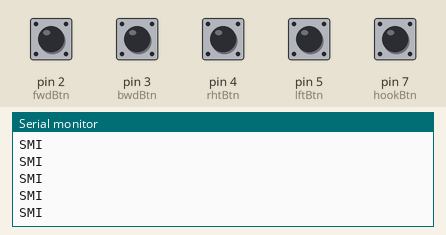
This sketch was run on a simulated Arduino Uno, built with avr-gcc and run on an emulated ATmega328P. On the bench: the last lines printed to the serial monitor. The inputs (shaded band) are chosen by the test bench; at power-on: pin 2 (fwdBtn), pin 3 (bwdBtn), pin 4 (rhtBtn), pin 5 (lftBtn), pin 7 (hookBtn) HIGH.

Above: at 1.2 s.
1.3 s: pin 2 (fwdBtn) pulled LOW for 0.15 s
At 1.33 s:
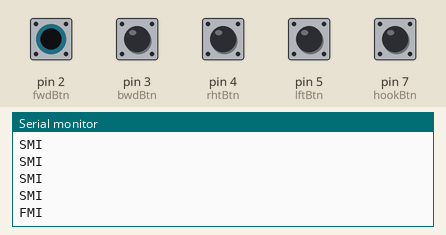
2.9 s: pin 3 (bwdBtn) pulled LOW for 0.15 s
At 2.96 s:
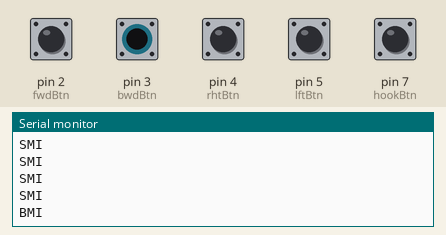
4.5 s: pin 4 (rhtBtn) pulled LOW for 0.15 s
At 4.58 s:
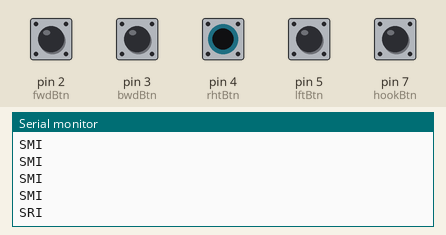
6.1 s: pin 5 (lftBtn) pulled LOW for 0.15 s
At 6.11 s:
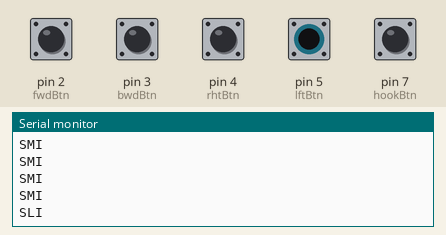
7.7 s: pin 7 (hookBtn) pulled LOW for 0.15 s
At 7.74 s:
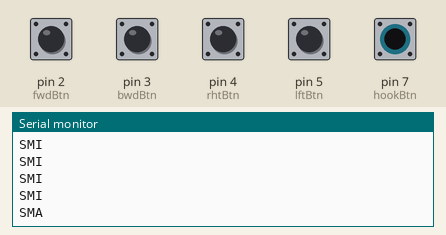
10.8 s: pin 2 (fwdBtn) driven LOW and pin 4 (rhtBtn) driven LOW
At 10.89 s:
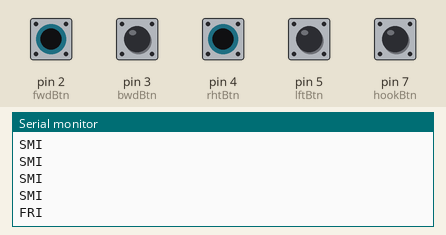

The sketch:

Controller.ino
```cpp
#include <NeoSWSerial.h>

//setting up bluetooth communication pins (RXD, TXD)
NeoSWSerial SerialBT(8,9);

//button pins
int fwdBtn = 2;
int bwdBtn = 3;
int rhtBtn = 4;
int lftBtn = 5;
int hookBtn = 7;

//commands
char drive;
char steer;
char hook;
String command;

void setup() {
  //Buad setup
  Serial.begin(9600);
  SerialBT.begin(38400);

  //Pin setup
  pinMode(fwdBtn, INPUT_PULLUP);
  pinMode(bwdBtn, INPUT_PULLUP);
  pinMode(rhtBtn, INPUT_PULLUP);
  pinMode(lftBtn, INPUT_PULLUP);
  pinMode(hookBtn, INPUT_PULLUP);
}

void loop()
{
  	// button reads
  	bool fwd = digitalRead(fwdBtn) == LOW;
    bool bwd = digitalRead(bwdBtn) == LOW;
    bool rht = digitalRead(rhtBtn) == LOW;
    bool lft = digitalRead(lftBtn) == LOW;
    bool hk  = digitalRead(hookBtn) == LOW;


    if (fwd) drive = 'F'; //FORWARD
    else if (bwd) drive = 'B'; //BACKWARD
    else drive = 'S'; // STOP

    if (rht) steer = 'R'; //RIGHT
    else if (lft) steer = 'L'; //LEFT
    else steer = 'M'; // MIDDLE

    if (hk) hook = 'A'; //hook active
    else hook = 'I'; //hook inctive

    command = String(drive) + String(steer) + String(hook); //combine commands to one string

    SerialBT.println(command); //send string to Bluetooth slave
    Serial.println(command);

  delay(100); //debounce delay
}
```

Measured:
- after the input at 1.3 s, the serial monitor: prints a new line at once (image 1)
- after the input at 2.9 s, the serial monitor: prints a new line after 0.05 s (image 2)
- after the input at 4.5 s, the serial monitor: prints a new line after 0.08 s (image 3)
- after the input at 6.1 s, the serial monitor: prints a new line at once (image 4)
- after the input at 7.7 s, the serial monitor: prints a new line at once (image 5)
- after the input at 10.8 s, the serial monitor: prints a new line after 0.09 s (image 6)
